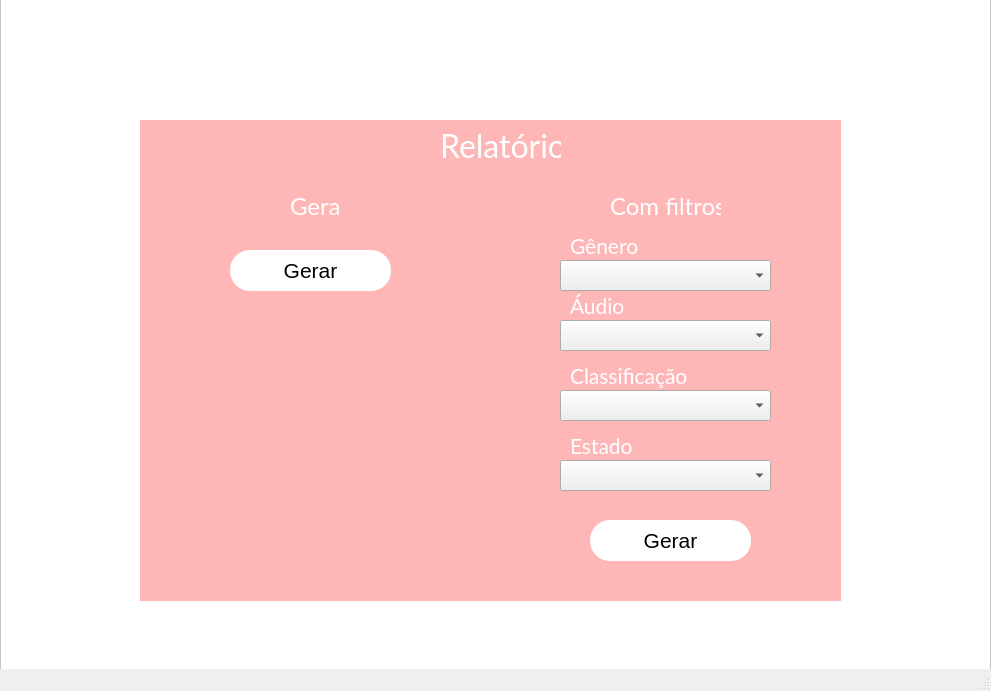
<?xml version="1.0" encoding="UTF-8"?>
<ui version="4.0">
 <class>MainWindow</class>
 <widget class="QMainWindow" name="MainWindow">
  <property name="geometry">
   <rect>
    <x>0</x>
    <y>0</y>
    <width>991</width>
    <height>691</height>
   </rect>
  </property>
  <property name="windowTitle">
   <string>Relatórios</string>
  </property>
  <widget class="QWidget" name="centralwidget">
   <widget class="QFrame" name="frame">
    <property name="geometry">
     <rect>
      <x>0</x>
      <y>-20</y>
      <width>991</width>
      <height>691</height>
     </rect>
    </property>
    <property name="cursor">
     <cursorShape>ArrowCursor</cursorShape>
    </property>
    <property name="styleSheet">
     <string notr="true">QFrame{
	background: white;
}</string>
    </property>
    <property name="frameShape">
     <enum>QFrame::StyledPanel</enum>
    </property>
    <property name="frameShadow">
     <enum>QFrame::Raised</enum>
    </property>
    <widget class="QFrame" name="frame_2">
     <property name="geometry">
      <rect>
       <x>140</x>
       <y>140</y>
       <width>701</width>
       <height>481</height>
      </rect>
     </property>
     <property name="font">
      <font>
       <family>Lato</family>
       <pointsize>18</pointsize>
      </font>
     </property>
     <property name="styleSheet">
      <string notr="true">QFrame{
	background: #ffb6b7;
	border: none;
}

QLabel{
	background-color: transparent;
	border: 0px;
	color: white;
	font-family: &quot;Lato&quot;;
}

QLineEdit{
	border: 0px;
	border-radius: 3px;
}

QComboBox{
	font-size: 16px;
}

QPushButton{
	background-color: white;
	border-radius: 20px;
}</string>
     </property>
     <property name="frameShape">
      <enum>QFrame::StyledPanel</enum>
     </property>
     <property name="frameShadow">
      <enum>QFrame::Raised</enum>
     </property>
     <widget class="QLabel" name="label_2">
      <property name="geometry">
       <rect>
        <x>300</x>
        <y>10</y>
        <width>121</width>
        <height>31</height>
       </rect>
      </property>
      <property name="font">
       <font>
        <family>Lato</family>
        <pointsize>24</pointsize>
       </font>
      </property>
      <property name="text">
       <string>Relatórios</string>
      </property>
     </widget>
     <widget class="QLabel" name="label_6">
      <property name="geometry">
       <rect>
        <x>470</x>
        <y>70</y>
        <width>111</width>
        <height>31</height>
       </rect>
      </property>
      <property name="font">
       <font>
        <family>Lato</family>
        <pointsize>18</pointsize>
       </font>
      </property>
      <property name="text">
       <string>Com filtros</string>
      </property>
     </widget>
     <widget class="QLabel" name="label_9">
      <property name="geometry">
       <rect>
        <x>150</x>
        <y>70</y>
        <width>51</width>
        <height>31</height>
       </rect>
      </property>
      <property name="font">
       <font>
        <family>Lato</family>
        <pointsize>18</pointsize>
       </font>
      </property>
      <property name="text">
       <string>Geral</string>
      </property>
     </widget>
     <widget class="QPushButton" name="simplesButton">
      <property name="geometry">
       <rect>
        <x>90</x>
        <y>130</y>
        <width>161</width>
        <height>41</height>
       </rect>
      </property>
      <property name="font">
       <font>
        <pointsize>16</pointsize>
       </font>
      </property>
      <property name="cursor">
       <cursorShape>PointingHandCursor</cursorShape>
      </property>
      <property name="text">
       <string>Gerar</string>
      </property>
     </widget>
     <widget class="QPushButton" name="robustButton">
      <property name="geometry">
       <rect>
        <x>450</x>
        <y>400</y>
        <width>161</width>
        <height>41</height>
       </rect>
      </property>
      <property name="font">
       <font>
        <pointsize>16</pointsize>
       </font>
      </property>
      <property name="cursor">
       <cursorShape>PointingHandCursor</cursorShape>
      </property>
      <property name="text">
       <string>Gerar</string>
      </property>
     </widget>
     <widget class="QComboBox" name="genComboBox">
      <property name="enabled">
       <bool>true</bool>
      </property>
      <property name="geometry">
       <rect>
        <x>420</x>
        <y>140</y>
        <width>211</width>
        <height>31</height>
       </rect>
      </property>
      <item>
       <property name="text">
        <string/>
       </property>
      </item>
      <item>
       <property name="text">
        <string>Terror</string>
       </property>
      </item>
      <item>
       <property name="text">
        <string>Comédia</string>
       </property>
      </item>
      <item>
       <property name="text">
        <string>Ação</string>
       </property>
      </item>
      <item>
       <property name="text">
        <string>Aventura</string>
       </property>
      </item>
      <item>
       <property name="text">
        <string>Romance</string>
       </property>
      </item>
     </widget>
     <widget class="QLabel" name="label_3">
      <property name="geometry">
       <rect>
        <x>430</x>
        <y>110</y>
        <width>91</width>
        <height>31</height>
       </rect>
      </property>
      <property name="font">
       <font>
        <family>Lato</family>
        <pointsize>16</pointsize>
       </font>
      </property>
      <property name="text">
       <string>Gênero</string>
      </property>
     </widget>
     <widget class="QComboBox" name="audioComboBox">
      <property name="geometry">
       <rect>
        <x>420</x>
        <y>200</y>
        <width>211</width>
        <height>31</height>
       </rect>
      </property>
      <item>
       <property name="text">
        <string/>
       </property>
      </item>
      <item>
       <property name="text">
        <string>Legendado</string>
       </property>
      </item>
      <item>
       <property name="text">
        <string>Dublado</string>
       </property>
      </item>
     </widget>
     <widget class="QLabel" name="label_4">
      <property name="geometry">
       <rect>
        <x>430</x>
        <y>170</y>
        <width>81</width>
        <height>31</height>
       </rect>
      </property>
      <property name="font">
       <font>
        <family>Lato</family>
        <pointsize>16</pointsize>
       </font>
      </property>
      <property name="text">
       <string>Áudio</string>
      </property>
     </widget>
     <widget class="QComboBox" name="classifComboBox">
      <property name="geometry">
       <rect>
        <x>420</x>
        <y>270</y>
        <width>211</width>
        <height>31</height>
       </rect>
      </property>
      <item>
       <property name="text">
        <string/>
       </property>
      </item>
      <item>
       <property name="text">
        <string>Livre</string>
       </property>
      </item>
      <item>
       <property name="text">
        <string>10</string>
       </property>
      </item>
      <item>
       <property name="text">
        <string>12</string>
       </property>
      </item>
      <item>
       <property name="text">
        <string>14</string>
       </property>
      </item>
      <item>
       <property name="text">
        <string>16</string>
       </property>
      </item>
      <item>
       <property name="text">
        <string>18</string>
       </property>
      </item>
     </widget>
     <widget class="QLabel" name="label_5">
      <property name="geometry">
       <rect>
        <x>430</x>
        <y>240</y>
        <width>121</width>
        <height>31</height>
       </rect>
      </property>
      <property name="font">
       <font>
        <family>Lato</family>
        <pointsize>16</pointsize>
       </font>
      </property>
      <property name="text">
       <string>Classificação</string>
      </property>
     </widget>
     <widget class="QComboBox" name="statusComboBox">
      <property name="geometry">
       <rect>
        <x>420</x>
        <y>340</y>
        <width>211</width>
        <height>31</height>
       </rect>
      </property>
      <item>
       <property name="text">
        <string/>
       </property>
      </item>
      <item>
       <property name="text">
        <string>Em cartaz</string>
       </property>
      </item>
      <item>
       <property name="text">
        <string>Em breve</string>
       </property>
      </item>
      <item>
       <property name="text">
        <string>Encerrado</string>
       </property>
      </item>
     </widget>
     <widget class="QLabel" name="label_10">
      <property name="geometry">
       <rect>
        <x>430</x>
        <y>310</y>
        <width>81</width>
        <height>31</height>
       </rect>
      </property>
      <property name="font">
       <font>
        <family>Lato</family>
        <pointsize>16</pointsize>
       </font>
      </property>
      <property name="text">
       <string>Estado</string>
      </property>
     </widget>
     <widget class="Line" name="line">
      <property name="geometry">
       <rect>
        <x>330</x>
        <y>60</y>
        <width>20</width>
        <height>391</height>
       </rect>
      </property>
      <property name="styleSheet">
       <string notr="true">Line{
	border-right: 1px solid white;
}
</string>
      </property>
      <property name="orientation">
       <enum>Qt::Vertical</enum>
      </property>
     </widget>
    </widget>
   </widget>
  </widget>
  <widget class="QMenuBar" name="menubar">
   <property name="geometry">
    <rect>
     <x>0</x>
     <y>0</y>
     <width>991</width>
     <height>22</height>
    </rect>
   </property>
  </widget>
  <widget class="QStatusBar" name="statusbar"/>
 </widget>
 <resources/>
 <connections/>
</ui>
